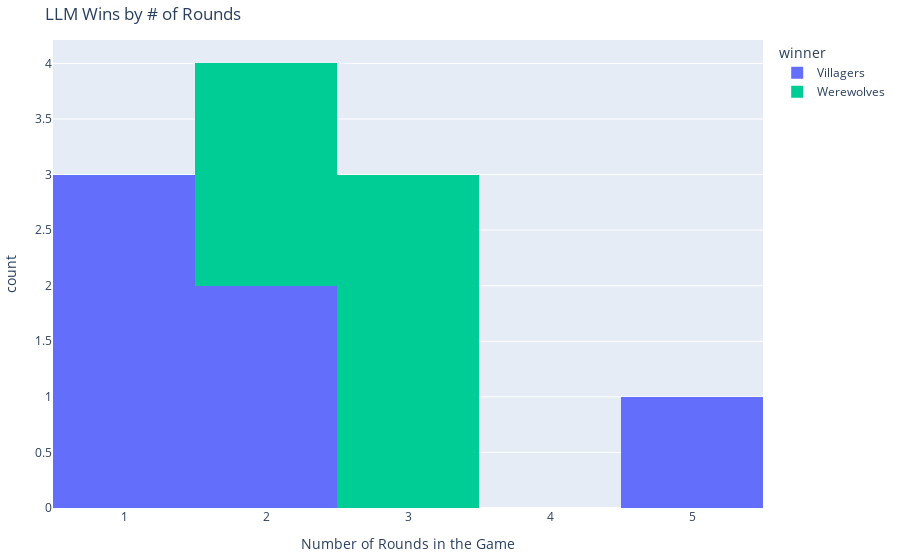

This figure's notebook cell:
### Markdown cell above
| Source Dataset | Villagers Win                   | Number of Games |
|---------------|---------|-------|
|LLMs | 54.545%     | 11    |
|Human| 37.423%     | 163   |

### Code cell
## Win over time by number of rounds

fig = px.histogram(llm_rounds_df.groupby("game_id")[["round", "winner"]].last(), x="round", color="winner")
fig.update_layout(title="LLM Wins by # of Rounds", xaxis_title="Number of Rounds in the Game")
fig.show()

### Figure 1 — Plotly figure (JSON) as saved in the notebook; plotly's stock layout.template omitted (floating-point values rounded to 4 significant figures)
{"data": [{"alignmentgroup": "True", "bingroup": "x", "hovertemplate": "winner=Villagers<br>round=%{x}<br>count=%{y}<extra></extra>", "legendgroup": "Villagers", "marker": {"color": "#636EFA", "pattern": {"shape": ""}}, "name": "Villagers", "offsetgroup": "Villagers", "orientation": "v", "showlegend": true, "type": "histogram", "x": [1, 1, 5, 1, 2, 2], "xaxis": "x", "yaxis": "y"}, {"alignmentgroup": "True", "bingroup": "x", "hovertemplate": "winner=Werewolves<br>round=%{x}<br>count=%{y}<extra></extra>", "legendgroup": "Werewolves", "marker": {"color": "#00CC96", "pattern": {"shape": ""}}, "name": "Werewolves", "offsetgroup": "Werewolves", "orientation": "v", "showlegend": true, "type": "histogram", "x": [3, 2, 3, 3, 2], "xaxis": "x", "yaxis": "y"}], "layout": {"autosize": true, "barmode": "relative", "legend": {"title": {"text": "winner"}, "tracegroupgap": 0}, "title": {"text": "LLM Wins by # of Rounds"}, "xaxis": {"anchor": "y", "autorange": true, "domain": [0, 1], "range": [0.5, 5.5], "title": {"text": "Number of Rounds in the Game"}, "type": "linear"}, "yaxis": {"anchor": "x", "autorange": true, "domain": [0, 1], "range": [0, 4.211], "title": {"text": "count"}}}}
